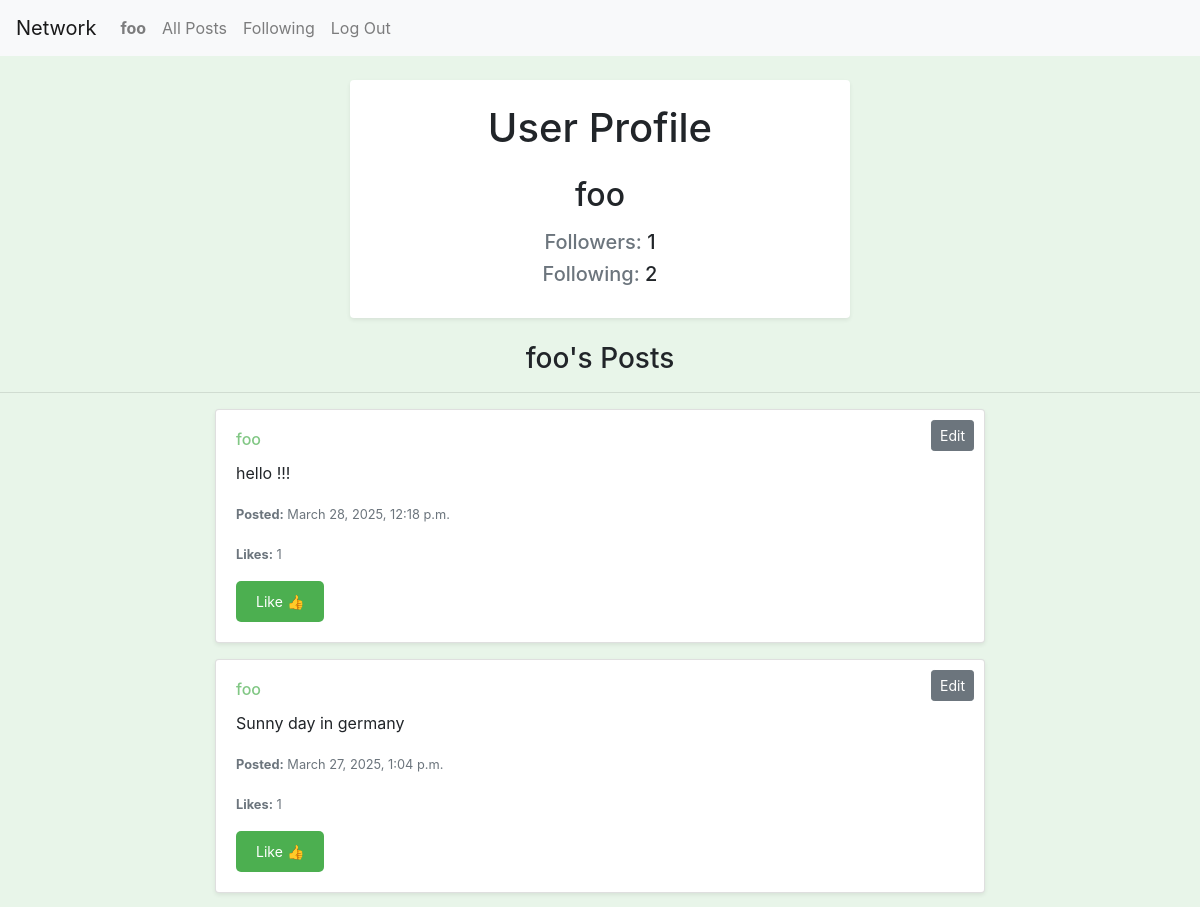
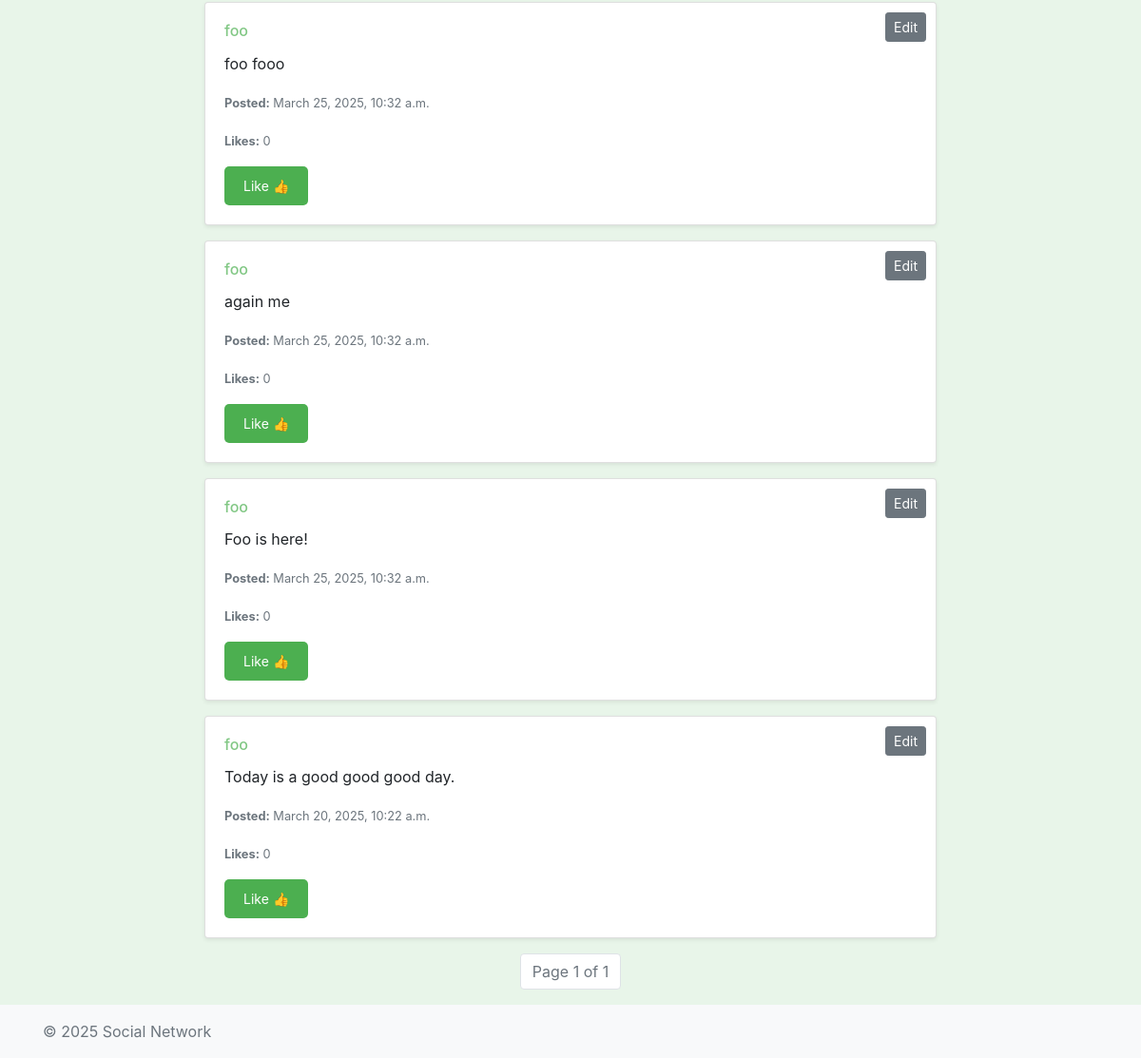
/profile/foo (signed in), run on the app's committed database (2 pictures, top to bottom).
### network/models.py (models this page shows, shortened)
class User(AbstractUser):
    pass

class Post(models.Model):
    author = models.ForeignKey(User, on_delete=models.CASCADE, related_name="posts")
    content = models.TextField()
    created_at = models.DateTimeField(auto_now_add=True)

### network/views.py (the view)
# urls.py: path("profile/<str:username>", views.profile, name="profile"),
@login_required
def profile(request, username):
    profile_user = get_object_or_404(User, username=username)
    posts = Post.objects.filter(author=profile_user).annotate(likes_count=Count('like')).order_by('-created_at')
    is_following = request.user.following.filter(following=profile_user).exists()
    paginator = Paginator(posts, 10)
    page_number = request.GET.get('page')
    page_obj = paginator.get_page(page_number)
    return render(request, 'network/profile.html', {
        'profile_user': profile_user,
        'is_following': is_following,
        'page_obj': page_obj
    })

### network/templates/network/profile.html (shortened to what this page needs)
{% extends 'network/layout.html' %}
{% block body %}
<br>
<div class="profile-container bg-white p-4 rounded shadow-sm text-center" style="max-width: 500px; margin: 0 auto;">
    <h1 class="mb-4">User Profile</h1>
    <h2 class="mb-3">{{ profile_user.username }}</h2>
    <div class="mt-3">
        <h5><span class="text-muted">Followers:</span> {{ profile_user.followers.count }}</h5>
        <h5><span class="text-muted">Following:</span> {{ profile_user.following.count }}</h5>
    </div>
</div>
<br>
<h3 class="mb-3 text-center">{{ profile_user.username }}'s Posts</h3>
<hr>
{% if page_obj %}
<div class="container" style="max-width: 800px;">
    {% for post in page_obj %}
    <div class="card mb-3 shadow-sm">
        <div class="card-body">
            {% if user == post.author %}
                    <div style="position: absolute; top: 10px; right: 10px;">
                        <button class="btn btn-sm btn-secondary edit-button" data-post-id="{{ post.id }}">Edit</button>
                    </div>
                {% endif %}
            <h6 class="card-title">
                <a href="{% url 'profile' post.author.username %}">{{ post.author.username }}</a>
            </h6>
            <p class="card-text" id="post-content-{{ post.id }}">{{ post.content }}</p>
            <p class="card-text text-muted">
                <small><b>Posted:</b> {{ post.created_at }}</small>
            </p>
            <p class="card-text text-muted">
                <small><b>Likes:</b> <span id="like-count-{{ post.id }}">{{ post.likes_count }}</span></small>
            </p>
            {% if user.is_authenticated %}
            <button class="like-button" data-post-id="{{ post.id }}" data-url="{% url 'like' post.id %}">
                {% if user in post.like_set.all %}
                    Unlike 👎
                {% else %}
                    Like 👍
                {% endif %}
            </button>
            {% endif %}
        </div>
    </div>
    {% endfor %}
</div>
{% else %}
<p class="text-center text-muted">No posts yet.</p>
{% endif %}
<nav aria-label="Page navigation">
    <ul class="pagination justify-content-center">
        <li class="page-item disabled">
            <a class="page-link">Page {{ page_obj.number }} of {{ page_obj.paginator.num_pages }}</a>
        </li>
    </ul>
</nav>
{% endblock %}

### network/templates/network/layout.html (shortened to what this page needs)
{% load static %}
<!DOCTYPE html>
<html lang="en">
    <head>
        <link rel="stylesheet" href="https://stackpath.bootstrapcdn.com/bootstrap/4.4.1/css/bootstrap.min.css">
        <link href="{% static 'network/styles.css' %}" rel="stylesheet">
    </head>
    <body class="d-flex flex-column min-vh-100">
        <nav class="navbar navbar-expand-lg navbar-light bg-light">
            <a class="navbar-brand" href="{% if user.is_authenticated %}{% url 'index' %}{% else %}{% url 'landing' %}{% endif %}">Network</a>
            <div>
              <ul class="navbar-nav mr-auto">
                {% if user.is_authenticated %}
                    <li class="nav-item">
                        <a class="nav-link" href="{% url 'profile' user.username %}"><strong>{{ user.username }}</strong></a>
                    </li>
                {% endif %}
                <li class="nav-item">
                  <a class="nav-link" href="{% url 'index' %}">All Posts</a>
                </li>
                {% if user.is_authenticated %}
                    <li class="nav-item">
                        <a class="nav-link" href="{% url 'following' %}">Following</a>
                    </li>
                    <li class="nav-item">
                        <a class="nav-link" href="{% url 'logout' %}">Log Out</a>
                    </li>
                {% endif %}
              </ul>
            </div>
          </nav>
        <div class="body">
            {% block body %}
            {% endblock %}
        </div>
    </body>
    <footer class="footer mt-auto py-3 bg-light">
        <div class="container">
            <span class="text-muted">© 2025 Social Network</span>
        </div>
    </footer>
</html>

### network/static/network/styles.css (style rules this page uses)
body { background: #e8f5e9; }
a { color: #81c784; text-decoration: none; }
.like-button { background-color: #4caf50; color: white; border: none; padding: 10px 20px; border-radius: 5px; cursor: pointer; font-size: 14px; }

### data on the page
User: username "foo", followers.count "1", following.count "2"
Post: author.username "foo", content "hello !!!", created_at "March 28, 2025, 12:18 p.m.", likes_count "1", shows "Like 👍"
Post: author.username "foo", content "Sunny day in germany", created_at "March 27, 2025, 1:04 p.m.", likes_count "1", shows "Like 👍"
Post: author.username "foo", content "foo fooo", created_at "March 25, 2025, 10:32 a.m.", likes_count "0", shows "Like 👍"
Post: author.username "foo", content "again me", created_at "March 25, 2025, 10:32 a.m.", likes_count "0", shows "Like 👍"
Post: author.username "foo", content "Foo is here!", created_at "March 25, 2025, 10:32 a.m.", likes_count "0", shows "Like 👍"
Post: author.username "foo", content "Today is a good good good day.", created_at "March 20, 2025, 10:22 a.m.", likes_count "0", shows "Like 👍"

### other printed values
{{ page_obj.number }} "1"
{{ page_obj.paginator.num_pages }} "1"
